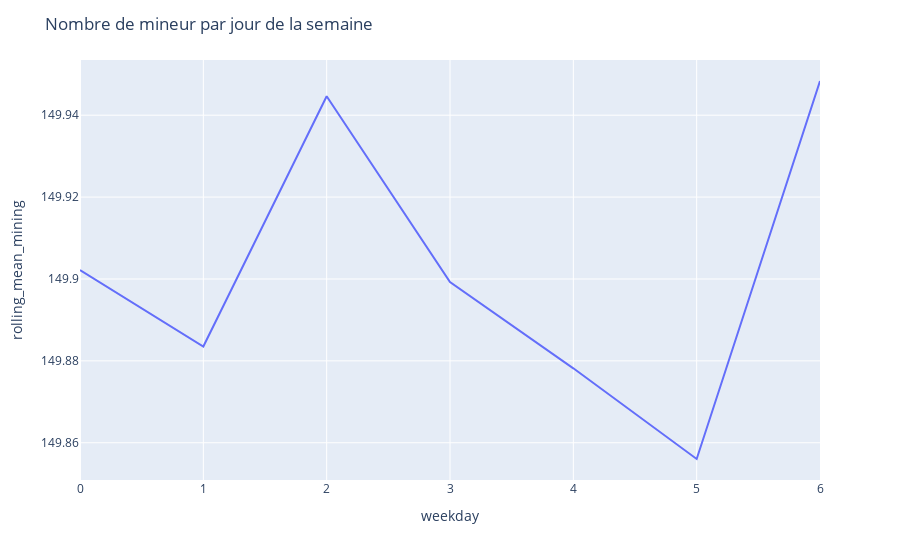

The code cell stored with this chart in its notebook:
### Markdown cell above
Voici maintenant le nombre moyen de mineurs chaque mois de l'année - on remarque tout de suite une baisse assez prononcée autour du mois de juillet, avec une dizaine de mineurs de moins. Cette baisse pourrait être liée à plusieurs facteurs, comme la chaleur de l'été limitant le mining pour éviter la surchauffe, ou plus simplement des départs en vacance.

Il peut donc être plus intéressant de miner en juillet, ou bien en avril et octobre où d'autres creux se manifestent. Ne disposant malheureusement que de deux ans de données, attention, ces résultats peuvent être biaisés ou non représentatifs, surtout au vu de la relativement faible différence d'un mois à l'autre.


Afin de se faire une idée plus précise, il faudrait avoir accès à des données sur des périodes de temps plus longues, de 2017 à nos jours par exemple, afin de voir si les tendances remarquées ici sont toujours pertinentes de nos jours.

### Code cell
# Nombre moyen de mineurs par jour de la semaine
global_data["date"] = global_data.index.astype("datetime64[ns]")
global_data_by_date = global_data.groupby([global_data["date"].dt.weekday]).mean()
global_data_by_date.rename_axis(["weekday"], inplace=True)

fig1 = px.line(global_data_by_date, y="rolling_mean_mining")
fig1.update_layout(
    title="Nombre de mineur par jour de la semaine",
)

### Figure 1 — Plotly figure (JSON) as saved in the notebook; plotly's stock layout.template omitted (floating-point values rounded to 4 significant figures)
{"data": [{"hovertemplate": "weekday=%{x}<br>rolling_mean_mining=%{y}<extra></extra>", "legendgroup": "", "line": {"color": "#636efa", "dash": "solid"}, "marker": {"symbol": "circle"}, "mode": "lines", "name": "", "orientation": "v", "showlegend": false, "type": "scatter", "x": [0, 1, 2, 3, 4, 5, 6], "xaxis": "x", "y": [149.9, 149.9, 149.9, 149.9, 149.9, 149.9, 149.9], "yaxis": "y"}], "layout": {"legend": {"tracegroupgap": 0}, "margin": {"t": 60}, "title": {"text": "Nombre de mineur par jour de la semaine"}, "xaxis": {"anchor": "y", "domain": [0, 1], "title": {"text": "weekday"}}, "yaxis": {"anchor": "x", "domain": [0, 1], "title": {"text": "rolling_mean_mining"}}}}
